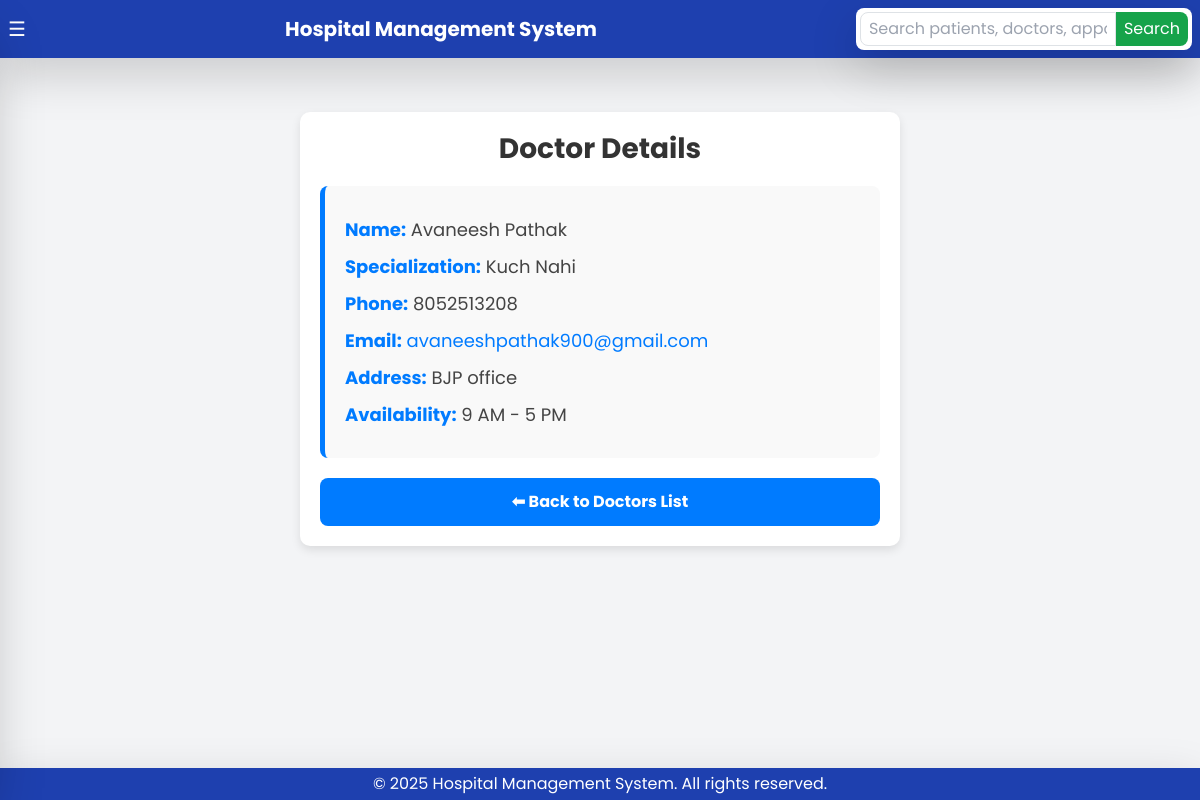
/doctors/1/ (signed in), run on the app's committed database.
### hms/models.py (models this page shows, shortened)
class Doctor(models.Model):
    created_at = models.DateTimeField(default=now)
    user = models.OneToOneField(CustomUser, on_delete=models.CASCADE, related_name="doctor")
    specialization = models.CharField(max_length=255)
    contact_number = models.CharField(max_length=15)
    availability = models.CharField(max_length=255, default="9 AM - 5 PM")

class CustomUser(AbstractUser):
    GENDER_CHOICES = (
        ('male', 'Male'),
        ('female', 'Female'),
        ('other', 'Other'),
    )
    full_name = models.CharField(max_length=255, blank=True, null=True)
    contact_number = models.CharField(max_length=15, blank=True, null=True)
    address = models.TextField(blank=True, null=True)
    gender = models.CharField(max_length=10, choices=GENDER_CHOICES, blank=True, null=True)
    groups = models.ManyToManyField(Group, related_name="customuser_groups", blank=True)
    user_permissions = models.ManyToManyField(Permission, related_name="customuser_permissions", blank=True)

### hms/views.py (the view)
# urls.py: path('doctors/<int:doctor_id>/', doctor_detail, name='doctor_detail'),
@login_required
def doctor_detail(request, doctor_id):
    doctor = get_object_or_404(Doctor, id=doctor_id)
    return render(request, 'hms/doctor_detail.html', {'doctor': doctor})

### hms/templates/hms/doctor_detail.html (shortened to what this page needs)
{% extends 'hms/base.html' %}
{% block content %}
    <div style="max-width: 600px; margin: 30px auto; padding: 20px; border-radius: 10px; box-shadow: 0px 4px 10px rgba(0, 0, 0, 0.1); background: #ffffff;">
        <h2 style="font-size: 28px; font-weight: bold; text-align: center; color: #333; margin-bottom: 20px;">Doctor Details</h2>
        <div style="border-left: 5px solid #007bff; padding: 20px; background: #f9f9f9; border-radius: 8px;">
            <p style="font-size: 18px; color: #444; margin: 10px 0;">
                <strong style="color: #007bff;">Name:</strong> {{ doctor.user.full_name }}
            </p>
            <p style="font-size: 18px; color: #444; margin: 10px 0;">
                <strong style="color: #007bff;">Specialization:</strong> {{ doctor.specialization }}
            </p>
            <p style="font-size: 18px; color: #444; margin: 10px 0;">
                <strong style="color: #007bff;">Phone:</strong> {{ doctor.user.contact_number }}
            </p>
            <p style="font-size: 18px; color: #444; margin: 10px 0;">
                <strong style="color: #007bff;">Email:</strong>
                <a href="mailto:{{ doctor.user.email }}" style="color: #007bff; text-decoration: none;">{{ doctor.user.email }}</a>
            </p>
            <p style="font-size: 18px; color: #444; margin: 10px 0;">
                <strong style="color: #007bff;">Address:</strong> {{ doctor.user.address }}
            </p>
            <p style="font-size: 18px; color: #444; margin: 10px 0;">
                <strong style="color: #007bff;">Availability:</strong> {{ doctor.availability }}
            </p>
        </div>
        <a href="{% url 'doctors' %}"
           style="display: block; text-align: center; margin-top: 20px; padding: 12px 20px; background: #007bff; color: white; text-decoration: none; font-size: 16px; font-weight: bold; border-radius: 8px; transition: 0.3s;">
            ⬅ Back to Doctors List
        </a>
    </div>
{% endblock %}

### hms/templates/hms/base.html (style rules this page uses)
body { font-family: 'Poppins', sans-serif; }

### data on the page
Doctor: user.full_name "Avaneesh Pathak", specialization "Kuch Nahi", user.contact_number "8052513208", user.email "avaneeshpathak900@gmail.com", user.address "BJP office", availability "9 AM - 5 PM"
